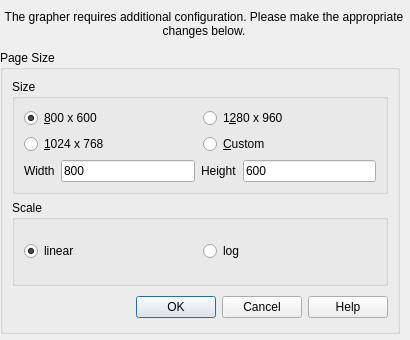
<?xml version="1.0" encoding="UTF-8"?>
<ui version="4.0">
 <class>graphDialog</class>
 <widget class="QDialog" name="graphDialog">
  <property name="geometry">
   <rect>
    <x>0</x>
    <y>0</y>
    <width>410</width>
    <height>340</height>
   </rect>
  </property>
  <property name="minimumSize">
   <size>
    <width>410</width>
    <height>195</height>
   </size>
  </property>
  <property name="windowTitle">
   <string>Dialog</string>
  </property>
  <widget class="QLabel" name="title">
   <property name="geometry">
    <rect>
     <x>4</x>
     <y>4</y>
     <width>400</width>
     <height>40</height>
    </rect>
   </property>
   <property name="minimumSize">
    <size>
     <width>400</width>
     <height>40</height>
    </size>
   </property>
   <property name="text">
    <string>&lt;html&gt;&lt;head/&gt;&lt;body&gt;&lt;p&gt;The grapher requires additional configuration. Please make the appropriate changes below.&lt;/p&gt;&lt;/body&gt;&lt;/html&gt;</string>
   </property>
   <property name="alignment">
    <set>Qt::AlignCenter</set>
   </property>
   <property name="wordWrap">
    <bool>true</bool>
   </property>
  </widget>
  <widget class="QGroupBox" name="pageBox">
   <property name="geometry">
    <rect>
     <x>0</x>
     <y>50</y>
     <width>400</width>
     <height>284</height>
    </rect>
   </property>
   <property name="minimumSize">
    <size>
     <width>400</width>
     <height>90</height>
    </size>
   </property>
   <property name="title">
    <string>Page Size</string>
   </property>
   <layout class="QGridLayout" name="gridLayout_3">
    <item row="0" column="0">
     <widget class="QGroupBox" name="sizeGroupBox">
      <property name="title">
       <string>Size</string>
      </property>
      <layout class="QGridLayout" name="gridLayout">
       <item row="0" column="0">
        <widget class="QRadioButton" name="smallSizeButton">
         <property name="text">
          <string>&amp;800 x 600</string>
         </property>
         <property name="checked">
          <bool>true</bool>
         </property>
        </widget>
       </item>
       <item row="0" column="1">
        <widget class="QRadioButton" name="largeSizeButton">
         <property name="text">
          <string>1&amp;280 x 960</string>
         </property>
        </widget>
       </item>
       <item row="1" column="0">
        <widget class="QRadioButton" name="mediumSizeButton">
         <property name="text">
          <string>&amp;1024 x 768</string>
         </property>
        </widget>
       </item>
       <item row="1" column="1">
        <widget class="QRadioButton" name="customSizeButton">
         <property name="text">
          <string>&amp;Custom</string>
         </property>
        </widget>
       </item>
       <item row="2" column="0" colspan="2">
        <layout class="QHBoxLayout" name="customSizeLayout">
         <item>
          <widget class="QLabel" name="widthLabel">
           <property name="text">
            <string>Width</string>
           </property>
          </widget>
         </item>
         <item>
          <widget class="QLineEdit" name="widthValue">
           <property name="text">
            <string>800</string>
           </property>
          </widget>
         </item>
         <item>
          <widget class="QLabel" name="heightLabel">
           <property name="text">
            <string>Height</string>
           </property>
          </widget>
         </item>
         <item>
          <widget class="QLineEdit" name="heightValue">
           <property name="text">
            <string>600</string>
           </property>
          </widget>
         </item>
        </layout>
       </item>
      </layout>
     </widget>
    </item>
    <item row="1" column="0">
     <widget class="QGroupBox" name="scaleGroupBox">
      <property name="title">
       <string>Scale</string>
      </property>
      <layout class="QGridLayout" name="gridLayout_2">
       <item row="0" column="0">
        <widget class="QRadioButton" name="linearButton">
         <property name="text">
          <string>linear</string>
         </property>
         <property name="checked">
          <bool>true</bool>
         </property>
        </widget>
       </item>
       <item row="0" column="1">
        <widget class="QRadioButton" name="logButton">
         <property name="text">
          <string>log</string>
         </property>
        </widget>
       </item>
      </layout>
     </widget>
    </item>
    <item row="2" column="0">
     <widget class="QDialogButtonBox" name="buttonBox">
      <property name="minimumSize">
       <size>
        <width>240</width>
        <height>30</height>
       </size>
      </property>
      <property name="orientation">
       <enum>Qt::Horizontal</enum>
      </property>
      <property name="standardButtons">
       <set>QDialogButtonBox::Cancel|QDialogButtonBox::Help|QDialogButtonBox::Ok</set>
      </property>
     </widget>
    </item>
   </layout>
  </widget>
 </widget>
 <resources/>
 <connections>
  <connection>
   <sender>buttonBox</sender>
   <signal>accepted()</signal>
   <receiver>graphDialog</receiver>
   <slot>accept()</slot>
   <hints>
    <hint type="sourcelabel">
     <x>248</x>
     <y>254</y>
    </hint>
    <hint type="destinationlabel">
     <x>157</x>
     <y>274</y>
    </hint>
   </hints>
  </connection>
  <connection>
   <sender>buttonBox</sender>
   <signal>rejected()</signal>
   <receiver>graphDialog</receiver>
   <slot>reject()</slot>
   <hints>
    <hint type="sourcelabel">
     <x>316</x>
     <y>260</y>
    </hint>
    <hint type="destinationlabel">
     <x>286</x>
     <y>274</y>
    </hint>
   </hints>
  </connection>
 </connections>
</ui>
